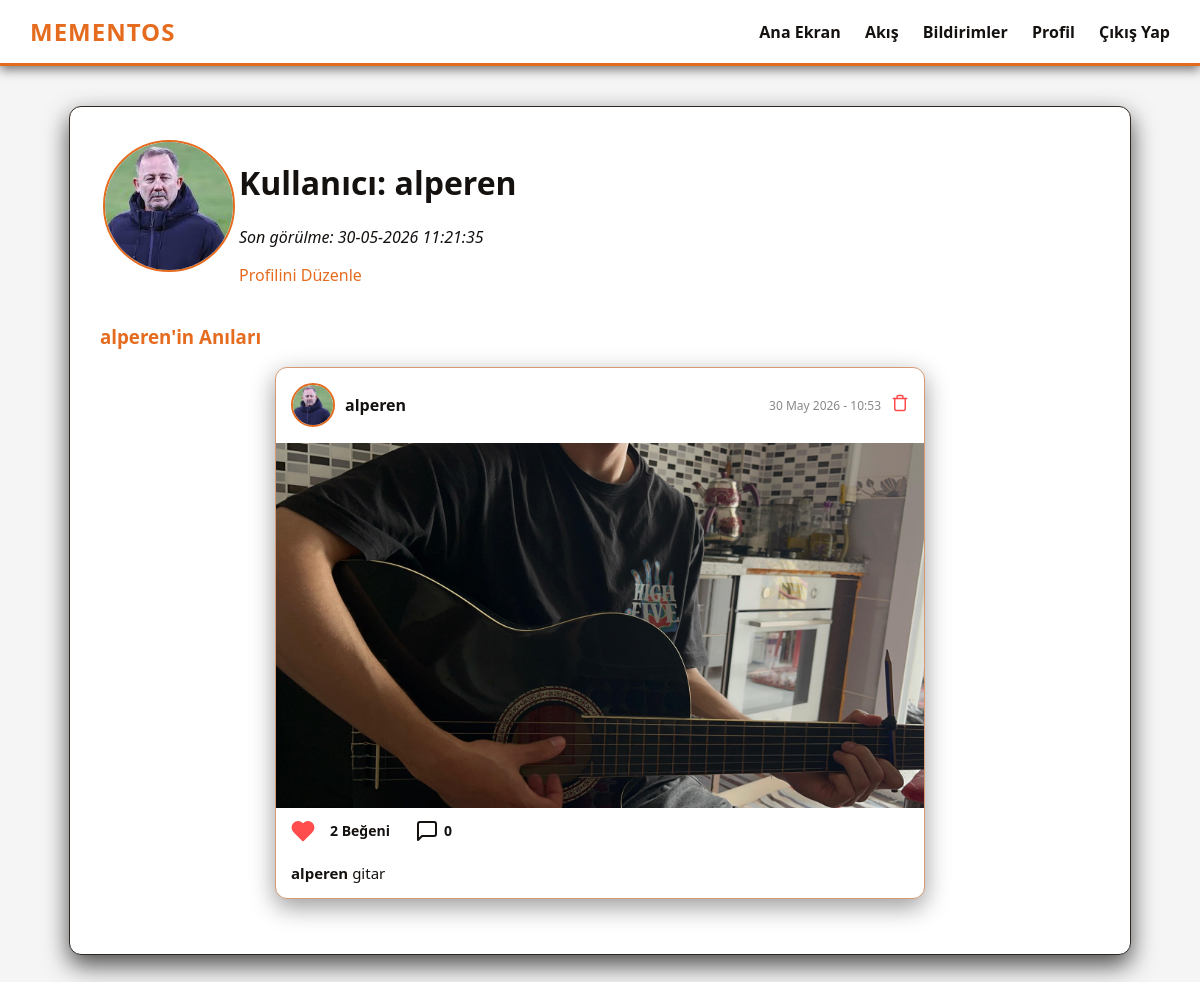
/user/alperen (signed in), run on an earlier commit of the app's database.
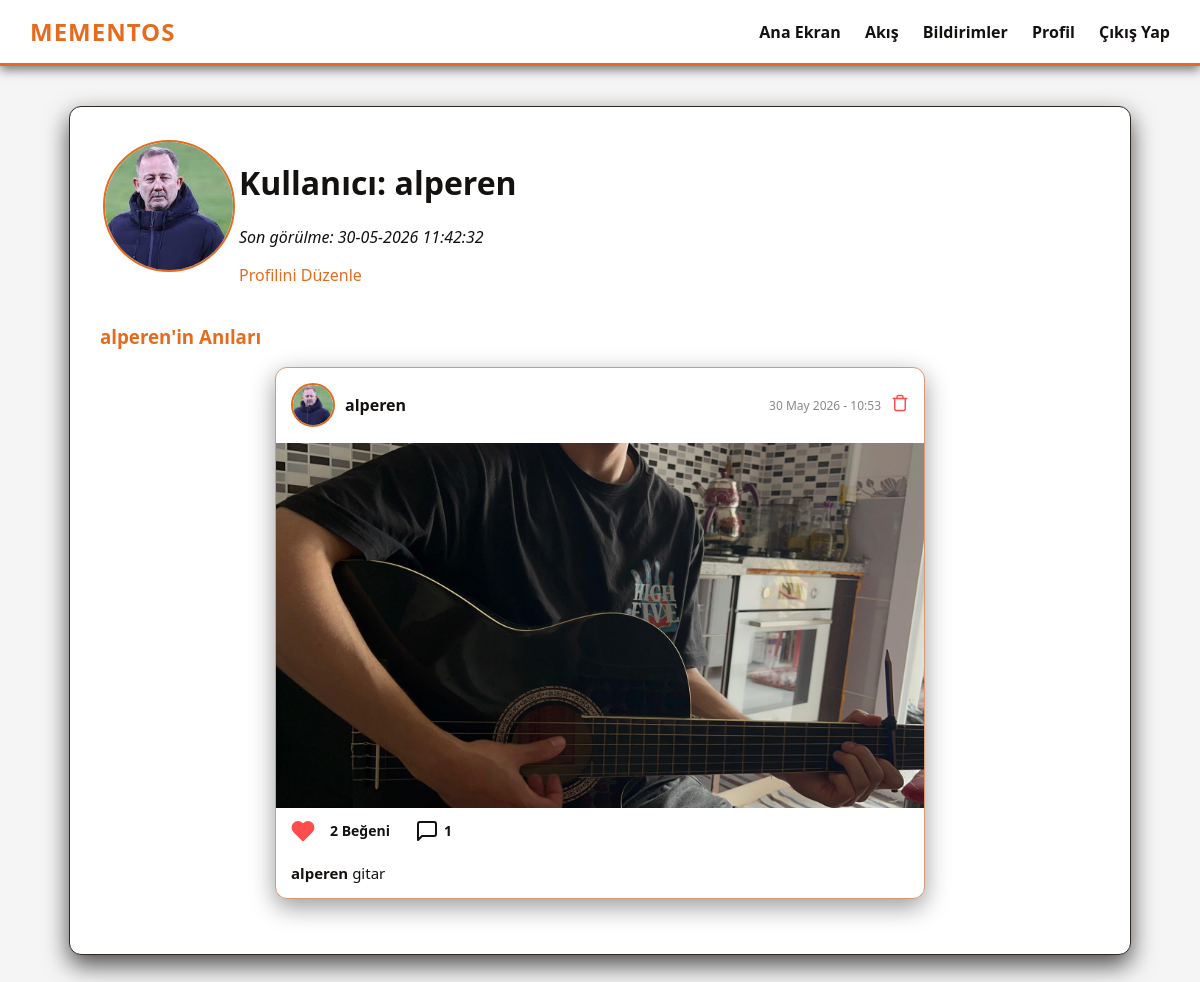
And on a later commit of the database.
### app/models.py (models this page shows, shortened)
class User(UserMixin, db.Model):
    id: so.Mapped[int] = so.mapped_column(primary_key=True)
    username: so.Mapped[str] = so.mapped_column(sa.String(64), index=True, unique=True)
    email: so.Mapped[str] = so.mapped_column(sa.String(120), index=True, unique=True)
    password_hash: so.Mapped[Optional[str]] = so.mapped_column(sa.String(256))
    about_me: so.Mapped[Optional[str]] = so.mapped_column(sa.String(140))
    last_seen: so.Mapped[Optional[datetime]] = so.mapped_column(default=lambda: datetime.now(timezone.utc))
    profile_pic: so.Mapped[Optional[str]] = so.mapped_column(sa.String(120))
    is_verified: so.Mapped[bool] = so.mapped_column(sa.Boolean, default=False, server_default=sa.text('0'))
    verification_code: so.Mapped[Optional[str]] = so.mapped_column(sa.String(10))
    require_2fa: so.Mapped[bool] = so.mapped_column(sa.Boolean, default=False, server_default=sa.text('0'))
    posts: so.WriteOnlyMapped['Post'] = so.relationship(back_populates='author', cascade='all, delete-orphan')
    comments: so.WriteOnlyMapped['Comment'] = so.relationship(back_populates='author', cascade='all, delete-orphan')
    likes: so.WriteOnlyMapped['Like'] = so.relationship(back_populates='author', cascade='all, delete-orphan')
    notifications: so.WriteOnlyMapped['Notification'] = so.relationship(back_populates='user', cascade='all, delete-orphan')
    followed: so.WriteOnlyMapped['User'] = so.relationship(
        secondary=followers,
        primaryjoin=(followers.c.follower_id == id),
        secondaryjoin=(followers.c.followed_id == id),
        back_populates='followers'
    )
    followers: so.WriteOnlyMapped['User'] = so.relationship(
        secondary=followers,
        primaryjoin=(followers.c.followed_id == id),
        secondaryjoin=(followers.c.follower_id == id),
        back_populates='followed'
    )
    def avatar(self, size):
        if self.profile_pic:
            return f'/static/profile_pics/{self.profile_pic}'
        return f'https://ui-avatars.com/api/?name={self.username}&background=E56B1F&color=fff&size={size}'
    def has_liked_post(self, post):
        query = self.likes.select().where(Like.post_id == post.id)
        return db.session.scalar(query) is not None

class Post(db.Model):
    id: so.Mapped[int] = so.mapped_column(primary_key=True)
    body: so.Mapped[str] = so.mapped_column(sa.String(140))
    image_file: so.Mapped[Optional[str]] = so.mapped_column(sa.String(1000))
    timestamp: so.Mapped[datetime] = so.mapped_column(index=True, default=lambda: datetime.now(timezone.utc))
    user_id: so.Mapped[int] = so.mapped_column(sa.ForeignKey(User.id), index=True)
    comments_enabled: so.Mapped[bool] = so.mapped_column(sa.Boolean, default=True)
    is_global: so.Mapped[bool] = so.mapped_column(sa.Boolean, default=False, server_default=sa.text('0'))
    author: so.Mapped[User] = so.relationship(back_populates='posts')
    comments: so.Mapped[list['Comment']] = so.relationship(back_populates='post', cascade='all, delete-orphan')
    likes: so.Mapped[list['Like']] = so.relationship(back_populates='post', cascade='all, delete-orphan')

### app/main/routes.py (the view)
@bp.route('/user/<username>')
@login_required
def user(username):
    user = db.first_or_404(db.select(User).filter_by(username=username))
    page = request.args.get('page', 1, type=int)
    query = user.posts.select().filter_by(is_global=True).order_by(Post.timestamp.desc())
    posts_pagination = db.paginate(query, page=page, per_page=10, error_out=False)
    comment_form = CommentForm()
    empty_form = EmptyForm()
    return render_template('user.html', user=user, posts_pagination=posts_pagination, comment_form=comment_form, empty_form=empty_form)

### app/main/routes.py (called while the page is built)
@bp.before_request
def before_request():
    if current_user.is_authenticated:
        current_user.last_seen = datetime.now(timezone.utc)
        db.session.commit()

@bp.context_processor
def inject_notifications():
    if current_user.is_authenticated:
        unread_count = db.session.scalar(sa.select(sa.func.count(Notification.id)).where(Notification.user_id == current_user.id, Notification.is_read == False))
        return dict(unread_notifications_count=unread_count or 0)
    return dict(unread_notifications_count=0)

@bp.app_template_filter('local_time')
def local_time_filter(dt, format='%d-%m-%Y %H:%M:%S'):
    if dt is None:
        return ""
    if dt.tzinfo is None:
        dt = dt.replace(tzinfo=timezone.utc)
    local_dt = dt + timedelta(hours=3)
    return local_dt.strftime(format)

### app/models.py (called while the page is built)
@login.user_loader
def load_user(id):
    return db.session.get(User, int(id))

### app/templates/user.html (shortened to what this page needs)
{% extends "base.html" %}
{% block content %}
    <table>
        <tr valign="top">
            <td><img src="{{ user.avatar(128) }}" class="profile-avatar profile-avatar-large" alt="Avatar"></td>
            <td>
                <h1>Kullanıcı: {{ user.username }}</h1>
                {% if user.last_seen %}<p><i>Son görülme: {{ user.last_seen|local_time }}</i></p>{% endif %}
                {% if user == current_user %}
                <p><a href="{{ url_for('main.edit_profile') }}">Profilini Düzenle</a></p>
                {% endif %}
            </td>
        </tr>
    </table>
    <h3 style="color: var(--accent-orange);">{{ user.username }}'in Anıları</h3>
    <div style="max-width: 650px; margin: 0 auto;">
    {% for g_post in posts_pagination.items %}
        <div class="post-card" style="margin-bottom: 25px;">
            <div class="post-header">
                <div class="post-author">
                    <img src="{{ g_post.author.avatar(40) }}" class="profile-avatar profile-avatar-small" alt="Avatar">
                    <span>{{ g_post.author.username }}</span>
                </div>
                <div style="display: flex; align-items: center; gap: 10px;">
                    <span style="font-size: 12px; color: #888;">{{ g_post.timestamp|local_time('%d %B %Y - %H:%M') }}</span>
                    {% if g_post.author == current_user %}
                    <form action="{{ url_for('main.delete_post', post_id=g_post.id) }}" method="post" onsubmit="return confirm('Bu anıyı silmek istediğinize emin misiniz?');" style="margin: 0;">
                        <button type="submit" style="background: none; border: none; cursor: pointer; color: #ff4c4c; padding: 0;" title="Gönderiyi Sil">
                            <svg width="18" height="18" viewBox="0 0 24 24" fill="none" stroke="currentColor" stroke-width="2" stroke-linecap="round" stroke-linejoin="round"><polyline points="3 6 5 6 21 6"></polyline><path d="M19 6v14a2 2 0 0 1-2 2H7a2 2 0 0 1-2-2V6m3 0V4a2 2 0 0 1 2-2h4a2 2 0 0 1 2 2v2"></path></svg>
                        </button>
                    </form>
                    {% endif %}
                </div>
            </div>
            {% if g_post.image_file %}
                {% for img in g_post.image_file.split(',') %}
                    <img src="{{ url_for('static', filename='memory_pics/' + img) }}" class="post-image" alt="Post Image">
                {% endfor %}
            {% endif %}
            <div class="post-actions">
                <form action="{{ url_for('main.like', post_id=g_post.id) }}" method="post" style="margin:0;">
                    <button type="submit" class="action-btn {% if current_user.is_authenticated and current_user.has_liked_post(g_post) %}liked{% endif %}">
                        <svg viewBox="0 0 24 24" fill="none" stroke="currentColor" stroke-width="2" stroke-linecap="round" stroke-linejoin="round">
                            <path d="M20.84 4.61a5.5 5.5 0 0 0-7.78 0L12 5.67l-1.06-1.06a5.5 5.5 0 0 0-7.78 7.78l1.06 1.06L12 21.23l7.78-7.78 1.06-1.06a5.5 5.5 0 0 0 0-7.78z"></path>
                        </svg>
                    </button>
                </form>
                <span style="font-size: 14px; font-weight: bold;">{{ g_post.likes|length }} Beğeni</span>
                <div class="action-btn" onclick="toggleComments({{ g_post.id }})" style="cursor: pointer; margin-left: 10px;">
                    <svg viewBox="0 0 24 24" fill="none" stroke="currentColor" stroke-width="2" stroke-linecap="round" stroke-linejoin="round">
                        <path d="M21 15a2 2 0 0 1-2 2H7l-4 4V5a2 2 0 0 1 2-2h14a2 2 0 0 1 2 2z"></path>
                    </svg>
                    <span style="font-size: 14px; font-weight: bold;">{{ g_post.comments|length }}</span>
                </div>
            </div>
            <p class="post-body-text"><strong>{{ g_post.author.username }}</strong> {{ g_post.body }}</p>
        </div>
    {% else %}
        <p style="text-align: center; color: #666;">Bu kullanıcı henüz hiç anı paylaşmamış.</p>
    {% endfor %}
    </div>
{% endblock %}

### app/templates/base.html (shortened to what this page needs)
<!DOCTYPE html>
<html lang="tr">
<head>
    <link rel="stylesheet" href="{{ url_for('static', filename='css/style.css') }}">
</head>
<body>
    <nav class="navbar">
        <a class="navbar-brand" href="#" onclick="openTour(); return false;" title="Tanıtım Turunu Aç">MementOS</a>
        <div class="navbar-links">
            <a href="{{ url_for('main.index') }}">Ana Ekran</a>
            {% if current_user.is_anonymous %}
                <a href="{{ url_for('auth.login') }}">Giriş Yap</a>
                <a href="{{ url_for('auth.register') }}">Kayıt Ol</a>
            {% else %}
                <a href="{{ url_for('main.feed') }}">Akış</a>
                <a href="{{ url_for('main.notifications') }}" style="position: relative;">
                    Bildirimler
                </a>
                <a href="{{ url_for('main.user', username=current_user.username) }}">Profil</a>
                <a href="{{ url_for('auth.logout') }}">Çıkış Yap</a>
            {% endif %}
        </div>
    </nav>
    <div class="container">
        {% block content %}{% endblock %}
    </div>
</body>
</html>

### app/static/css/style.css (style rules this page uses)
:root { --bg-dark: #F5F5F5; --box-bg: #FFFFFF; --text-main: #14110F; --accent-orange: #E56B1F; --accent-brown: #D49A73; --input-bg: #EEEEEE; --window-header: #E0E0E0; --window-header-text: #333; --masonry-bg: rgba(255, 255, 255, 0.85); --window-bg: rgba(255, 255, 255, 0.85); }
body { background-color: var(--bg-dark); color: var(--text-main); font-family: 'Segoe UI', Tahoma, Geneva, Verdana, sans-serif; margin: 0; padding: 0; }
.navbar { background-color: var(--box-bg); padding: 15px 30px; display: flex; justify-content: space-between; align-items: center; border-bottom: 3px solid var(--accent-orange); box-shadow: 0 4px 10px rgba(0,0,0,0.5); }
.navbar-brand { font-size: 1.5em; font-weight: 900; color: var(--accent-orange); text-decoration: none; letter-spacing: 1px; text-transform: uppercase; }
.navbar-links a { color: var(--text-main); text-decoration: none; margin-left: 20px; font-weight: bold; transition: color 0.3s ease; }
.container { max-width: 1000px; margin: 40px auto; padding: 30px; background-color: var(--box-bg); border-radius: 12px; box-shadow: 0 10px 25px rgba(0,0,0,0.7); border: 1px solid #312822; }
a { color: var(--accent-orange); text-decoration: none; }
.profile-avatar { object-fit: cover; border-radius: 50%; border: 2px solid var(--accent-orange); background-color: var(--box-bg); }
.profile-avatar-large { width: 128px; height: 128px; }
.profile-avatar-small { width: 40px; height: 40px; }
.post-card { background: var(--box-bg); border: 1px solid var(--accent-brown); border-radius: 12px; margin-bottom: 25px; box-shadow: 0 8px 24px rgba(0,0,0,0.4); overflow: hidden; }
.post-header { display: flex; justify-content: space-between; align-items: center; padding: 15px; }
.post-author { font-weight: bold; color: var(--text-main); display: flex; align-items: center; gap: 10px; }
.post-author img { width: 40px; height: 40px; border-radius: 50%; object-fit: cover; border: 2px solid var(--accent-orange); }
.post-image { width: 100%; max-height: 500px; object-fit: cover; display: block; border-top: 1px solid rgba(255,255,255,0.05); border-bottom: 1px solid rgba(255,255,255,0.05); }
.post-body-text { padding: 0 15px; margin-top: 10px; font-size: 15px; }
.post-actions { display: flex; gap: 15px; padding: 10px 15px; align-items: center; }
.action-btn { background: none; border: none; cursor: pointer; display: flex; align-items: center; gap: 5px; font-size: 16px; color: var(--text-main); transition: transform 0.2s; padding: 0; }
.action-btn svg { width: 24px; height: 24px; }
.action-btn.liked svg { fill: #ff4c4c; stroke: #ff4c4c; animation: heartBurst 0.3s cubic-bezier(0.175, 0.885, 0.32, 1.275); }

What changed in the data, as far as the page shows it:
changed User "alperen": last_seen|local_time "30-05-2026 11:21:35" → "30-05-2026 11:42:32"
computed for Post "gitar": comments|length "0" → "1"
